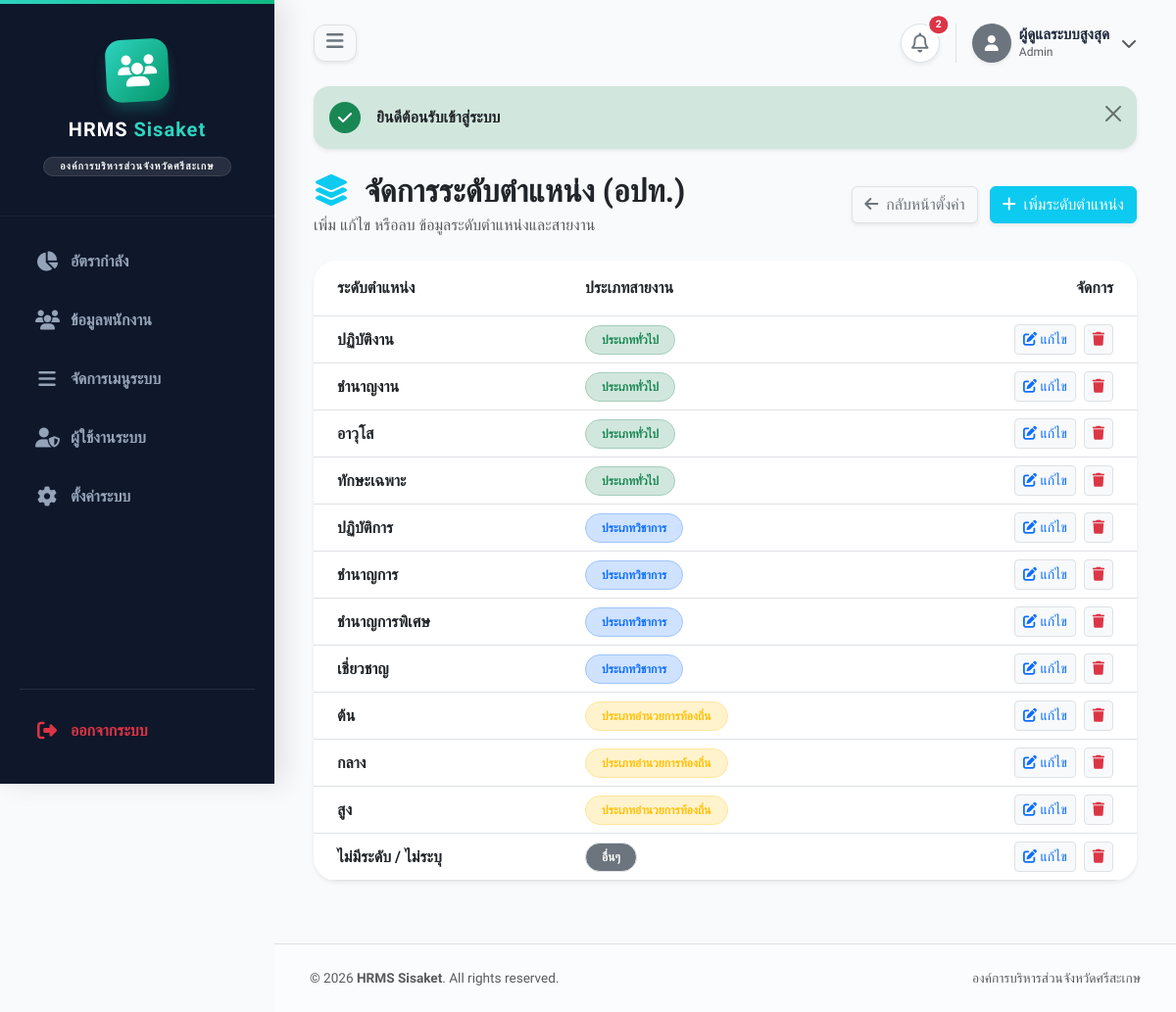
/index.php?action=position_levels (signed in), run on the app's committed database.
### tables this page shows
CREATE TABLE `system_menus` (
  `id` int(11) NOT NULL,
  `menu_name` varchar(255) NOT NULL COMMENT 'ชื่อเมนูที่จะแสดงผล',
  `icon` varchar(100) NOT NULL COMMENT 'คลาส Icon (เช่น fa-users)',
  `action_name` varchar(100) NOT NULL COMMENT 'ชื่อ action เพื่อดึงไปใช้ในลิงก์ (?action=...)',
  `is_active` enum('0','1') NOT NULL DEFAULT '1' COMMENT 'สถานะ: 0=ปิด, 1=เปิด',
  `sort_order` int(11) NOT NULL DEFAULT 0 COMMENT 'ลำดับการแสดงผล (ตัวเลขน้อยขึ้นก่อน)',
  `parent_id` int(11) NOT NULL DEFAULT 0 COMMENT 'ID ของเมนูหลัก (0 = เป็นเมนูหลักเอง)',
  `role_access` varchar(50) NOT NULL DEFAULT 'all' COMMENT 'สิทธิ์ที่มองเห็น (all, admin, user, ฯลฯ)',
  `created_at` timestamp NOT NULL DEFAULT current_timestamp(),
  `updated_at` timestamp NOT NULL DEFAULT current_timestamp() ON UPDATE current_timestamp()
);

CREATE TABLE `position_levels` (
  `id` int(11) NOT NULL,
  `name` varchar(100) NOT NULL,
  `type` varchar(100) DEFAULT 'ทั่วไป',
  `created_at` timestamp NOT NULL DEFAULT current_timestamp()
);

### controllers/PositionLevelController.php (called while the page is built, shortened)
<?php
require_once 'models/PositionLevel.php';
class PositionLevelController {
    private $db;
    public function __construct($db) {
        $this->db = $db;
    }
    public function index() {
        $levelModel = new PositionLevel($this->db);
        $stmt = $levelModel->readAll();
        $position_levels = $stmt->fetchAll(PDO::FETCH_ASSOC);
        require_once 'views/position_level/index.php';
    }
}
?>

### models/SystemMenu.php (called while the page is built, shortened)
<?php
class SystemMenu {
    private $conn;
    private $table_name = "system_menus";
    public function __construct($db) {
        $this->conn = $db;
    }
    public function readActive($role_access = null) {
        $query = "SELECT * FROM " . $this->table_name . " WHERE is_active = '1' ";
        if ($role_access) {
            $query .= " AND (role_access = 'all' OR role_access = :role_access) ";
        }
        $query .= " ORDER BY sort_order ASC, id ASC";
        $stmt = $this->conn->prepare($query);
        if ($role_access) {
            $stmt->bindParam(":role_access", $role_access);
        }
        $stmt->execute();
        return $stmt;
    }
}
?>

### models/PositionLevel.php (called while the page is built, shortened)
<?php
class PositionLevel {
    private $conn;
    private $table_name = "position_levels";
    public function __construct($db) {
        $this->conn = $db;
    }
    public function readAll() {
        $query = "SELECT * FROM " . $this->table_name . " ORDER BY type ASC, id ASC";
        $stmt = $this->conn->prepare($query);
        $stmt->execute();
        return $stmt;
    }
}
?>

### views/position_level/index.php (the view, shortened to what this page needs)
<?php include 'views/layout/header.php'; ?>
<div class="d-flex justify-content-between align-items-center mb-4">
    <div>
        <h2 class="fw-bold mb-0 text-dark"><i class="fa-solid fa-layer-group text-info me-2"></i> จัดการระดับตำแหน่ง (อปท.)</h2>
        <p class="text-muted mt-1 mb-0">เพิ่ม แก้ไข หรือลบ ข้อมูลระดับตำแหน่งและสายงาน</p>
    </div>
    <div>
        <a href="index.php?action=settings" class="btn btn-light border shadow-sm me-2 text-secondary">
            <i class="fa-solid fa-arrow-left me-1"></i> กลับหน้าตั้งค่า
        </a>
        <button type="button" class="btn btn-info text-white shadow-sm" data-bs-toggle="modal" data-bs-target="#addLevelModal">
            <i class="fa-solid fa-plus me-1"></i> เพิ่มระดับตำแหน่ง
        </button>
    </div>
</div>
<div class="modern-card p-0 overflow-hidden shadow-sm border-0 mb-4">
    <div class="table-responsive">
        <table class="table table-hover align-middle mb-0">
            <thead class="bg-light">
                <tr>
                    <th class="ps-4 py-3">ระดับตำแหน่ง</th>
                    <th class="py-3">ประเภทสายงาน</th>
                    <th class="text-end pe-4 py-3">จัดการ</th>
                </tr>
            </thead>
            <tbody>
                <?php foreach ($position_levels as $level): ?>
                <tr>
                    <td class="ps-4 fw-bold text-dark">
                        <?php echo htmlspecialchars($level['name']); ?>
                    </td>
                    <td>
                        <?php
                            $badgeClass = 'bg-secondary';
                            if($level['type'] == 'ประเภทวิชาการ') $badgeClass = 'bg-primary-subtle text-primary border-primary-subtle';
                            else if($level['type'] == 'ประเภททั่วไป') $badgeClass = 'bg-success-subtle text-success border-success-subtle';
                            else if($level['type'] == 'ประเภทอำนวยการท้องถิ่น') $badgeClass = 'bg-warning-subtle text-warning border-warning-subtle';
                            else if($level['type'] == 'ประเภทบริหารท้องถิ่น') $badgeClass = 'bg-danger-subtle text-danger border-danger-subtle';
                        ?>
                        <span class="badge <?php echo $badgeClass; ?> border px-3 py-2 rounded-pill">
                            <?php echo htmlspecialchars($level['type']); ?>
                        </span>
                    </td>
                    <td class="text-end pe-4">
                        <button type="button" class="btn btn-sm btn-light text-primary border me-1" data-bs-toggle="modal" data-bs-target="#editLevelModal<?php echo $level['id']; ?>">
                            <i class="fa-solid fa-pen-to-square"></i> แก้ไข
                        </button>
                        <a href="index.php?action=position_levels_delete&id=<?php echo $level['id']; ?>" class="btn btn-sm btn-light text-danger border" onclick="return confirm('คุณแน่ใจหรือไม่ว่าต้องการลบข้อมูลนี้?');">
                            <i class="fa-solid fa-trash"></i>
                        </a>
                    </td>
                </tr>
                <?php endforeach; ?>
            </tbody>
        </table>
    </div>
</div>
<?php include 'views/layout/footer.php'; ?>

### views/layout/header.php (shortened to what this page needs)
<?php
require_once __DIR__ . '/../../models/SystemMenu.php';
$databaseConn = isset($this->db) ? $this->db : (isset($db) ? $db : null);
$menus_tree = [];
if ($databaseConn) {
    $menuObj = new SystemMenu($databaseConn);
    $userRole = isset($_SESSION['user_role']) ? $_SESSION['user_role'] : (isset($_SESSION['role']) ? $_SESSION['role'] : 'user');
    $activeMenus = $menuObj->readActive($userRole)->fetchAll(PDO::FETCH_ASSOC);
    foreach($activeMenus as $item) {
        if($item['parent_id'] == 0) {
            $menus_tree[$item['id']] = $item;
            $menus_tree[$item['id']]['sub_menus'] = [];
        } else {
            if(isset($menus_tree[$item['parent_id']])) {
                $menus_tree[$item['parent_id']]['sub_menus'][] = $item;
            }
        }
    }
}
$currentAction = $_GET['action'] ?? 'dashboard';
?>
<!DOCTYPE html>
<html lang="th">
<head>
    <link href="https://cdn.jsdelivr.net/npm/bootstrap@5.3.0/dist/css/bootstrap.min.css" rel="stylesheet">
    <link rel="stylesheet" href="https://cdnjs.cloudflare.com/ajax/libs/font-awesome/6.4.0/css/all.min.css">
</head>
<body>
    <div id="wrapper">
        <aside id="sidebar">
            <div class="sidebar-brand">
                <div class="brand-icon">
                    <i class="fa-solid fa-users"></i>
                </div>
                <h1>HRMS <span>Sisaket</span></h1>
                <span class="badge bg-white bg-opacity-10 text-light mt-3 rounded-pill px-3 py-1 border border-light border-opacity-10" style="letter-spacing: 1px; font-size: 0.65rem;">องค์การบริหารส่วนจังหวัดศรีสะเกษ</span>
            </div>
            <ul class="sidebar-nav d-flex flex-column h-100">
                <?php foreach($menus_tree as $mainMenu): ?>
                    <?php if(empty($mainMenu['sub_menus'])): ?>
                        <li>
                            <a href="index.php?action=<?= $mainMenu['action_name']; ?>"
                               class="<?= ($currentAction == $mainMenu['action_name']) ? 'active' : ''; ?>" title="<?= $mainMenu['menu_name']; ?>">
                                <i class="fa-solid <?= $mainMenu['icon']; ?>"></i> <span class="menu-text"><?= $mainMenu['menu_name']; ?></span>
                            </a>
                        </li>
                    <?php endif; ?>
                <?php endforeach; ?>
                <li class="mt-auto pt-3 border-top border-secondary border-opacity-25">
                    <a href="index.php?action=logout" class="text-danger hover-danger" onclick="return confirm('ต้องการออกจากระบบใช่หรือไม่?');" title="ออกจากระบบ">
                        <i class="fa-solid fa-right-from-bracket"></i> <span class="menu-text">ออกจากระบบ</span>
                    </a>
                </li>
            </ul>
        </aside>
        <div id="page-content">
            <div class="top-navbar">
                <button class="btn btn-light border shadow-sm" onclick="toggleSidebar()" style="border-radius: 0.75rem; position: relative; z-index: 1050;">
                    <i class="fa-solid fa-bars fs-5 text-secondary"></i>
                </button>
                <div class="d-flex align-items-center">
                    <div class="dropdown">
                        <div class="position-relative d-flex align-items-center justify-content-center bg-white border shadow-sm rounded-circle"
                             style="cursor: pointer; width: 40px; height: 40px;"
                             data-bs-toggle="dropdown" aria-expanded="false">
                            <i class="fa-regular fa-bell fs-5 text-secondary"></i>
                            <span class="position-absolute top-0 start-100 translate-middle badge rounded-pill bg-danger border border-2 border-white" style="font-size: 0.65rem;">
                                2
                            </span>
                        </div>
                    </div>
                    <div class="dropdown ms-3 ps-3 border-start">
                        <div class="d-flex align-items-center gap-2" style="cursor: pointer;" data-bs-toggle="dropdown" aria-expanded="false">
                            <div class="rounded-circle bg-secondary text-white d-flex align-items-center justify-content-center shadow-sm" style="width: 40px; height: 40px;">
                                <i class="fa-solid fa-user"></i>
                            </div>
                            <div class="d-none d-md-block lh-1">
                                <div class="fw-bold" style="color: #1e293b; font-size: 0.95rem;"><?php echo htmlspecialchars($_SESSION['full_name'] ?? 'ผู้ดูแลระบบ'); ?></div>
                                <small class="text-muted fw-medium" style="font-size: 0.75rem;"><?php echo ucfirst($_SESSION['role'] ?? 'Admin'); ?></small>
                            </div>
                            <i class="fa-solid fa-chevron-down text-muted ms-1 fs-6 d-none d-md-block"></i>
                        </div>
                    </div>
                </div>
            </div>
            <div class="main-container">
                <?php if (isset($_SESSION['message'])): ?>
                    <div class="alert alert-<?php echo $_SESSION['message_type']; ?> alert-dismissible fade show border-0 shadow-sm mb-4 d-flex align-items-center" style="border-radius: 1rem;" role="alert">
                        <?php if($_SESSION['message_type'] == 'success'): ?>
                            <div class="bg-success text-white rounded-circle d-flex align-items-center justify-content-center me-3 shrink-0" style="width: 32px; height: 32px;"><i class="fa-solid fa-check"></i></div>
                        <?php else: ?>
                            <div class="bg-danger text-white rounded-circle d-flex align-items-center justify-content-center me-3 shrink-0" style="width: 32px; height: 32px;"><i class="fa-solid fa-exclamation"></i></div>
                        <?php endif; ?>
                        <div class="fw-bold text-dark"><?php echo $_SESSION['message']; ?></div>
                        <button type="button" class="btn-close" data-bs-dismiss="alert" aria-label="Close"></button>
                    </div>
                <?php endif; ?>

### views/layout/header.php (style rules this page uses)
body { font-family: 'Prompt', sans-serif; background-color: #f8fafc; color: #1e293b; overflow-x: hidden; }
.modern-card { background: #ffffff; border-radius: 1.5rem; box-shadow: 0 8px 30px rgba(0, 0, 0, 0.04); border: 1px solid rgba(241, 245, 249, 0.8); padding: 1.5rem; transition: all 0.3s; }
#wrapper { display: flex; width: 100%; min-height: 100vh; }
#sidebar { width: 280px; min-width: 280px; background-color: #0f172a; color: #cbd5e1; position: fixed; top: 0; left: 0; height: 100vh; z-index: 1040; transition: all 0.3s cubic-bezier(0.4, 0, 0.2, 1); box-shadow: 10px 0 25px rgba(0,0,0,0.1); overflow-y: auto; overflow-x: hidden; display: flex; flex-direction: column; }
.sidebar-brand { padding: 2.5rem 2rem; display: flex; flex-direction: column; align-items: center; border-bottom: 1px solid rgba(255,255,255,0.05); transition: all 0.3s ease; }
.brand-icon { width: 64px; height: 64px; background: linear-gradient(135deg, #2dd4bf, #059669); border-radius: 1rem; display: flex; align-items: center; justify-content: center; font-size: 2rem; color: white; margin-bottom: 1rem; transform: rotate(-3deg); box-shadow: 0 10px 15px -3px rgba(20, 184, 166, 0.3); transition: all 0.3s ease; }
.sidebar-brand h1 { font-size: 1.25rem; font-weight: 800; color: white; letter-spacing: 0.05em; margin: 0; white-space: nowrap; }
.sidebar-brand h1 span { color: #2dd4bf; }
.sidebar-nav { padding: 1.25rem; list-style: none; margin: 0; display: flex; flex-direction: column; flex-grow: 1; }
.sidebar-nav li { margin-bottom: 0.5rem; }
.sidebar-nav a { display: flex; align-items: center; padding: 0.875rem 1rem; color: #94a3b8; text-decoration: none; border-radius: 1rem; font-weight: 600; transition: all 0.2s; white-space: nowrap; }
.sidebar-nav a i { width: 24px; font-size: 1.25rem; margin-right: 0.75rem; text-align: center; transition: all 0.2s; }
#page-content { flex: 1; margin-left: 280px; width: calc(100% - 280px); min-height: 100vh; display: flex; flex-direction: column; transition: all 0.3s cubic-bezier(0.4, 0, 0.2, 1); position: relative; z-index: 10; }
.top-navbar { background: transparent; padding: 1.5rem 2.5rem; display: flex; justify-content: space-between; align-items: center; position: relative; z-index: 1020; }
.main-container { padding: 0 2.5rem 2.5rem 2.5rem; flex: 1; position: relative; z-index: 10; }

### data on the page
system_menus: menu_name "อัตรากำลัง"
system_menus: menu_name "ข้อมูลพนักงาน"
system_menus: menu_name "จัดการเมนูระบบ"
system_menus: menu_name "ผู้ใช้งานระบบ"
system_menus: menu_name "ตั้งค่าระบบ"
position_levels: name "ปฏิบัติงาน", type "ประเภททั่วไป"
position_levels: name "ชำนาญงาน", type "ประเภททั่วไป"
position_levels: name "อาวุโส", type "ประเภททั่วไป"
position_levels: name "ทักษะเฉพาะ", type "ประเภททั่วไป"
position_levels: name "ปฏิบัติการ", type "ประเภทวิชาการ"
position_levels: name "ชำนาญการ", type "ประเภทวิชาการ"
position_levels: name "ชำนาญการพิเศษ", type "ประเภทวิชาการ"
position_levels: name "เชี่ยวชาญ", type "ประเภทวิชาการ"
position_levels: name "ต้น", type "ประเภทอำนวยการท้องถิ่น"
position_levels: name "กลาง", type "ประเภทอำนวยการท้องถิ่น"
position_levels: name "สูง", type "ประเภทอำนวยการท้องถิ่น"
position_levels: name "ไม่มีระดับ / ไม่ระบุ", type "อื่นๆ"

### other printed values
$_SESSION['full_name'] "ผู้ดูแลระบบสูงสุด"
$_SESSION['role'] "Admin"
$_SESSION['message'] "ยินดีต้อนรับเข้าสู่ระบบ"
